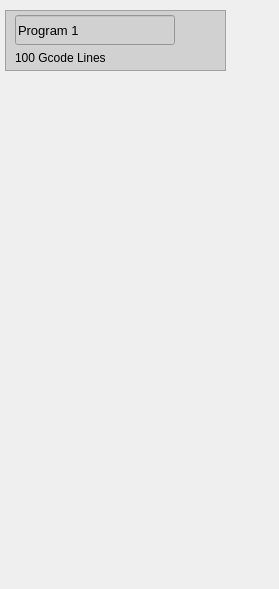
      <widget class="QWidget" name="wgProgramContainer">
       <property name="geometry">
        <rect>
         <x>0</x>
         <y>0</y>
         <width>279</width>
         <height>589</height>
        </rect>
       </property>
       <widget class="QFrame" name="frExProgram">
        <property name="geometry">
         <rect>
          <x>5</x>
          <y>10</y>
          <width>221</width>
          <height>61</height>
         </rect>
        </property>
        <property name="styleSheet">
         <string notr="true">background-color:rgb(209, 209, 209)</string>
        </property>
        <property name="frameShape">
         <enum>QFrame::StyledPanel</enum>
        </property>
        <property name="frameShadow">
         <enum>QFrame::Raised</enum>
        </property>
        <widget class="QLineEdit" name="leExProgramName">
         <property name="enabled">
          <bool>true</bool>
         </property>
         <property name="geometry">
          <rect>
           <x>10</x>
           <y>5</y>
           <width>160</width>
           <height>30</height>
          </rect>
         </property>
         <property name="font">
          <font>
           <pointsize>10</pointsize>
          </font>
         </property>
         <property name="cursor">
          <cursorShape>SizeHorCursor</cursorShape>
         </property>
         <property name="styleSheet">
          <string notr="true"/>
         </property>
         <property name="text">
          <string>Program 1</string>
         </property>
        </widget>
        <widget class="QPushButton" name="pbExDeleteProgram">
         <property name="geometry">
          <rect>
           <x>180</x>
           <y>5</y>
           <width>30</width>
           <height>31</height>
          </rect>
         </property>
         <property name="text">
          <string/>
         </property>
         <property name="icon">
          <iconset>
           <normaloff>C:/Users/Admin/.designer/backup/icon/delete.png</normaloff>C:/Users/Admin/.designer/backup/icon/delete.png</iconset>
         </property>
         <property name="iconSize">
          <size>
           <width>30</width>
           <height>30</height>
          </size>
         </property>
         <property name="autoDefault">
          <bool>false</bool>
         </property>
         <property name="default">
          <bool>true</bool>
         </property>
         <property name="flat">
          <bool>true</bool>
         </property>
        </widget>
        <widget class="QLabel" name="lbExGCodeNumber">
         <property name="geometry">
          <rect>
           <x>10</x>
           <y>40</y>
           <width>101</width>
           <height>16</height>
          </rect>
         </property>
         <property name="text">
          <string>100 Gcode Lines</string>
         </property>
        </widget>
       </widget>
      </widget>
